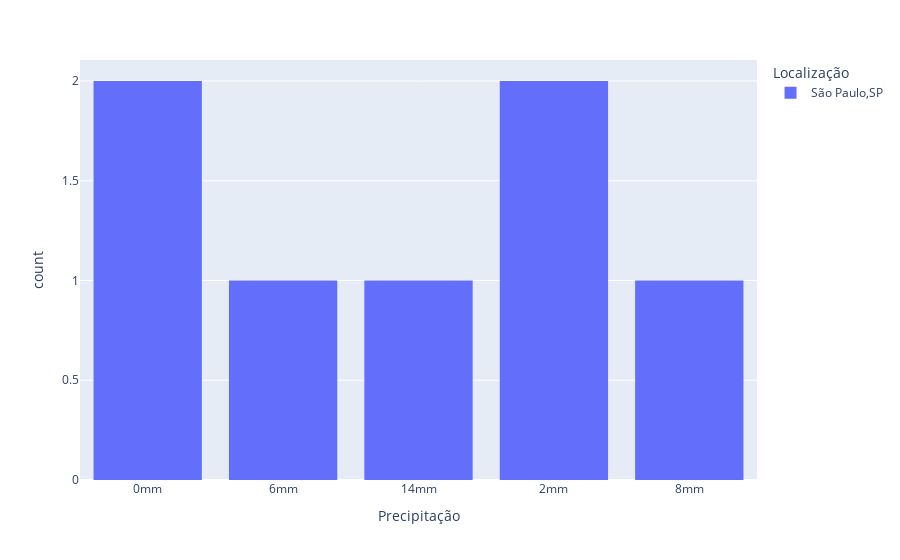

Notebook cell for this chart:
### Code cell
import plotly.express as px
grafico = px.histogram(tabela, x='Precipitação', color= 'Localização')
grafico.show()

### Figure 1 — Plotly figure (JSON) as saved in the notebook; plotly's stock layout.template omitted (floating-point values rounded to 4 significant figures)
{"data": [{"bingroup": "x", "hovertemplate": "Localização=São Paulo,SP<br>Precipitação=%{x}<br>count=%{y}<extra></extra>", "legendgroup": "São Paulo,SP", "marker": {"color": "#636efa", "pattern": {"shape": ""}}, "name": "São Paulo,SP", "orientation": "v", "showlegend": true, "type": "histogram", "x": ["0mm", "6mm", "14mm", "2mm", "2mm", "8mm", "0mm"], "xaxis": "x", "yaxis": "y"}], "layout": {"barmode": "relative", "legend": {"title": {"text": "Localização"}, "tracegroupgap": 0}, "margin": {"t": 60}, "xaxis": {"anchor": "y", "domain": [0, 1], "title": {"text": "Precipitação"}}, "yaxis": {"anchor": "x", "domain": [0, 1], "title": {"text": "count"}}}}
